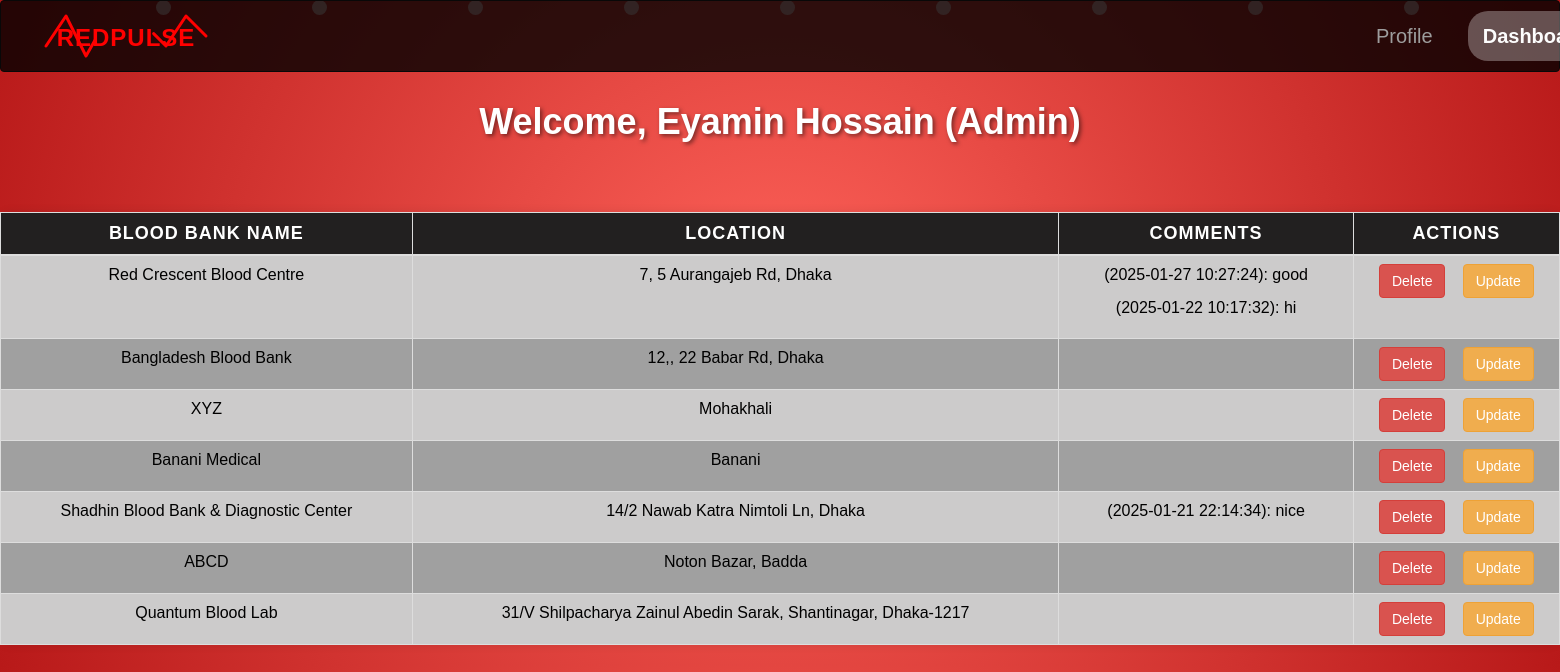
Page /dashboard.php (signed in) on the committed database.
### tables this page shows
CREATE TABLE `bloodbank` (
  `BloodBankID` int(10) NOT NULL,
  `Name` varchar(255) NOT NULL,
  `Location` varchar(255) NOT NULL,
  `ContactNumber` int(11) NOT NULL,
  `pic1` varchar(255) DEFAULT NULL,
  `pic2` varchar(255) DEFAULT NULL,
  `AdminID` int(10) DEFAULT NULL,
  `email` varchar(255) DEFAULT NULL,
  `password` varchar(255) DEFAULT NULL,
  `OperatingHours` varchar(100) DEFAULT NULL,
  `LicenseFile` varchar(255) DEFAULT NULL
);

CREATE TABLE `review_bloodbank` (
  `userid` int(10) NOT NULL,
  `BloodBankID` int(10) NOT NULL,
  `review` varchar(1000) NOT NULL,
  `date` datetime NOT NULL
);

### dashboard.php (the view, shortened to what this page needs)
<?php
if(isset($_SESSION['username']) && isset($_SESSION['admin_id'])) {
    $admin_name = $_SESSION['username'];
?>
<!DOCTYPE html>
<html lang="en">
<head>
    <link rel="stylesheet" href="https://maxcdn.bootstrapcdn.com/bootstrap/3.4.1/css/bootstrap.min.css">
</head>
<body>
<nav class="navbar navbar-inverse ">
    <a class="navbar-brand">
            <div class="logo-container">
                <svg width="180" height="60" viewBox="0 0 180 60" xmlns="http://www.w3.org/2000/svg">
                    <text x="90" y="40" class="pulse-text">RedPulse</text>
                    <polyline points="10,40 30,10 50,50 70,15 90,45 110,20 130,40 150,10 170,30"
                              class="pulse-line"
                              stroke-linecap="round"
                              stroke-linejoin="round">
                    </polyline>
                </svg>
            </div>
        </a>
        <ul class="nav navbar-nav">
    <li class="nav-item"><a class="nav-link" href="http://localhost/bd/admin_profile.php">Profile</a></li>
    <li class="nav-item"><a class="nav-link active" href="http://localhost/bd/dashboard.php">Dashboard</a></li>
</ul>
    </nav>
    <div class="floating-drops">
        <div class="drop" style="left: 10%; animation-delay: 0s;"></div>
        <div class="drop" style="left: 20%; animation-delay: 2s;"></div>
        <div class="drop" style="left: 30%; animation-delay: 4s;"></div>
        <div class="drop" style="left: 40%; animation-delay: 1s;"></div>
        <div class="drop" style="left: 50%; animation-delay: 3s;"></div>
        <div class="drop" style="left: 60%; animation-delay: 5s;"></div>
        <div class="drop" style="left: 70%; animation-delay: 0s;"></div>
        <div class="drop" style="left: 80%; animation-delay: 2s;"></div>
        <div class="drop" style="left: 90%; animation-delay: 4s;"></div>
    </div>
    <h3 class="top">Welcome, <?php echo htmlspecialchars($admin_name); ?> (Admin)</h3>
    <br />
    <?php
    try {
        $conn = new PDO('mysql:host=localhost;dbname=blooddonationmanagementsystem;', 'root', '');
        $conn->setAttribute(PDO::ATTR_ERRMODE, PDO::ERRMODE_EXCEPTION);
        $selectquery = "SELECT * FROM bloodbank ORDER BY RAND()";
        $test = $conn->query($selectquery);
        $returnobj = $test->fetchAll();
        if ($test->rowCount() > 0) {
            echo '<table class="table table-bordered">';
            echo '<thead><tr><th>Blood Bank Name</th><th>Location</th><th>Comments</th><th>Actions</th></tr></thead>';
            echo '<tbody>';
            foreach ($returnobj as $data) {
                $bbid = $data['BloodBankID'];
                $bloodbank_name = $data['Name'];
                $loc = $data['Location'];
                $selectquery1 = "SELECT u.name AS reviewer_name, rb.review AS review_text, rb.date AS review_date
                                FROM review_bloodbank AS rb
                                LEFT JOIN user AS u ON rb.userid = u.id
                                WHERE rb.BloodBankID = :bbid
                                ORDER BY rb.date DESC";
                $stmt1 = $conn->prepare($selectquery1);
                $stmt1->bindParam(':bbid', $bbid);
                $stmt1->execute();
                $comments = $stmt1->fetchAll();
                echo '<tr>';
                echo "<td>$bloodbank_name</td>";
                echo "<td>$loc</td>";
                echo "<td>";
                foreach ($comments as $comment) {
                    echo "<p><strong>{$comment['reviewer_name']}</strong> ({$comment['review_date']}): {$comment['review_text']}</p>";
                }
                echo "</td>";
                echo "<td>
                        <div class='action-btns'>
                            <button class='btn btn-danger' onclick='confirmDelete($bbid)'> Delete </button>
                            <button class='btn btn-warning' onclick='openUpdateForm($bbid, \"$bloodbank_name\", \"$loc\")'> Update </button>
                        </div>
                    </td>";
                echo '</tr>';
            }
            echo '</tbody>';
            echo '</table>';
        } else {
            echo "<p>No blood banks found.</p>";
        }
    } catch (PDOException $ex) {
        echo "Error: " . $ex->getMessage();
    }
    ?>
</body>
</html>
<?php
} else {
    header("Location: signin.php");
    exit;
}
?>

### dashboard.php (style rules this page uses)
body { background: radial-gradient(circle,rgb(255, 99, 90) 0%,rgb(184, 25, 25) 100%); color: #fff; font-family: Arial, sans-serif; }
.top { text-align: center; color: white; margin-top: 30px; font-size: 36px; font-weight: bold; text-shadow: 2px 2px 4px rgba(0, 0, 0, 0.5); animation: slideDown 1s ease-in-out; }
.navbar { background-color: rgba(0, 0, 0, 0.8) !important; padding: 10px 20px; }
.navbar-brand { color: #fff !important; font-size: 22px; font-weight: bold; text-transform: uppercase; letter-spacing: 1px; display: flex; align-items: center; }
.navbar-nav .nav-item .nav-link.active { color:rgb(253, 253, 253) !important; background-color: rgba(255, 255, 255, 0.3); border-radius: 20px; font-weight: bold; }
.navbar a { font-size: 20px; }
.navbar-nav .nav-item { margin-right: 20px; position: relative; left: 1130px; }
.floating-drops { position: absolute; top: 0; left: 0; width: 100%; height: 100%; overflow: hidden; z-index: -1; }
.drop { position: absolute; width: 15px; height: 15px; background-color: #ffcccb; border-radius: 50%; animation: float 10s infinite ease-in-out; opacity: 0.8; }
.drop:nth-child(odd) { animation-duration: 10s; }
.drop:nth-child(even) { animation-duration: 12s; }
.logo-container { width: 180px; height: 60px; display: flex; align-items: center; justify-content: center; }
.pulse-text { font-family: Arial, sans-serif; font-size: 24px; fill: red; font-weight: bold; text-anchor: middle; animation: textGlow 1.5s infinite alternate; }
table { background-color: #fff; color: #000; border-radius: 10px; box-shadow: 0 0 10px rgba(0, 0, 0, 0.1); width: 80%; margin-top: 40px; font-size: 16px; }
th, td { padding: 15px; text-align: center; border: 1px solid black; }
th { background-color: rgb(34, 32, 32); color: white; font-weight: medium; font-size: 18px; text-transform: uppercase; letter-spacing: 1px; }
tbody tr { background-color:rgb(204, 203, 203); }
tbody tr:nth-child(even) { background-color:rgb(160, 160, 160); }
.action-btns { display: flex; justify-content: space-evenly; }

### rows in the picture
bloodbank: Name "Red Crescent Blood Centre", Location "7, 5 Aurangajeb Rd, Dhaka"
review_bloodbank: date "2025-01-27 10:27:24", review "good"
review_bloodbank: date "2025-01-22 10:17:32", review "hi"
bloodbank: Name "Bangladesh Blood Bank", Location "12,, 22 Babar Rd, Dhaka"
bloodbank: Name "XYZ", Location "Mohakhali"
bloodbank: Name "Banani Medical", Location "Banani"
bloodbank: Name "Shadhin Blood Bank & Diagnostic Center", Location "14/2 Nawab Katra Nimtoli Ln, Dhaka"
review_bloodbank: date "2025-01-21 22:14:34", review "nice"
bloodbank: Name "ABCD", Location "Noton Bazar, Badda"
bloodbank: Name "Quantum Blood Lab", Location "31/V Shilpacharya Zainul Abedin Sarak, Shantinagar, Dhaka-1217"

### other values in the picture
$admin_name "Eyamin Hossain"
